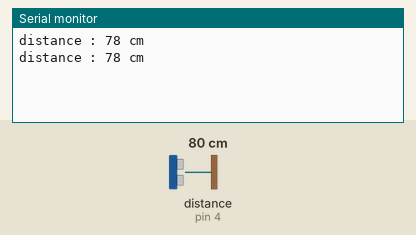
Simulated run of this sketch. Board: Arduino Uno, built with avr-gcc and run on an emulated ATmega328P. Shown: the last lines printed to the serial monitor. Wiring (inferred from the names in the program): ultrasonic range finder: trigger pin 5; echo pin 4. Inputs (shaded band) come from the test bench; at power-on: distance to the obstacle (sensor on pin 4) 80 cm. The echo pulse lasts 58.3 µs per cm.

Above: at 1.8 s.
1.9 s: distance to the obstacle (sensor on pin 4) set to 2 cm
At 2.7 s:
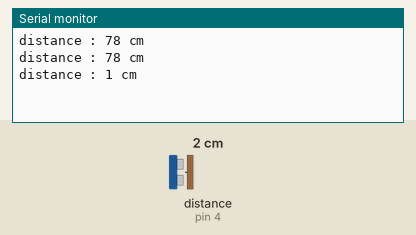
3.4 s: distance to the obstacle (sensor on pin 4) set to 4 cm
At 4.8 s:
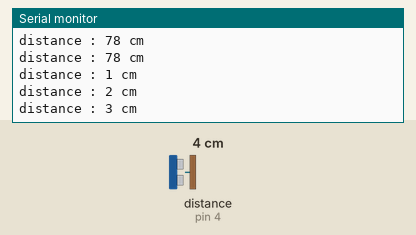
Timing chart, 0 to 6.4 s (numbered marks = the images above; inputs shaded):
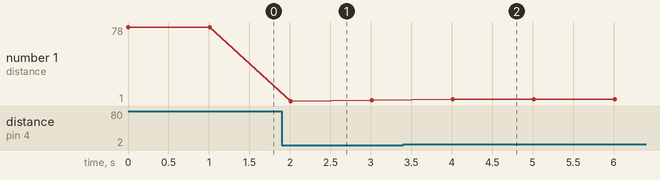

Measured:
- after the input at 1.9 s, the serial monitor: prints a new line after 0.11 s (image 1)
- after the input at 3.4 s, the serial monitor: prints a new line after 0.61 s (image 2)
- plotted number 1: 78 → 2 after the input at 1.9 s, 2 → 3 after the input at 3.4 s

The sketch:

ultrasonic_sensor.ino
```cpp
#define echoPin 4
#define trigPin 5

long duration;
int distance;

void setup() {
  Serial.begin(9600);
  pinMode(trigPin, OUTPUT);
  pinMode(echoPin, INPUT);
}

void loop() {
  digitalWrite(trigPin, LOW);
  digitalWrite(trigPin, HIGH);
  digitalWrite(trigPin, LOW);

  duration = pulseIn(echoPin, HIGH);

  distance = duration * 0.034 / 2;
  Serial.print("distance : ");Serial.print(distance);
  Serial.println(" cm");
  delay(1000);
}
```
